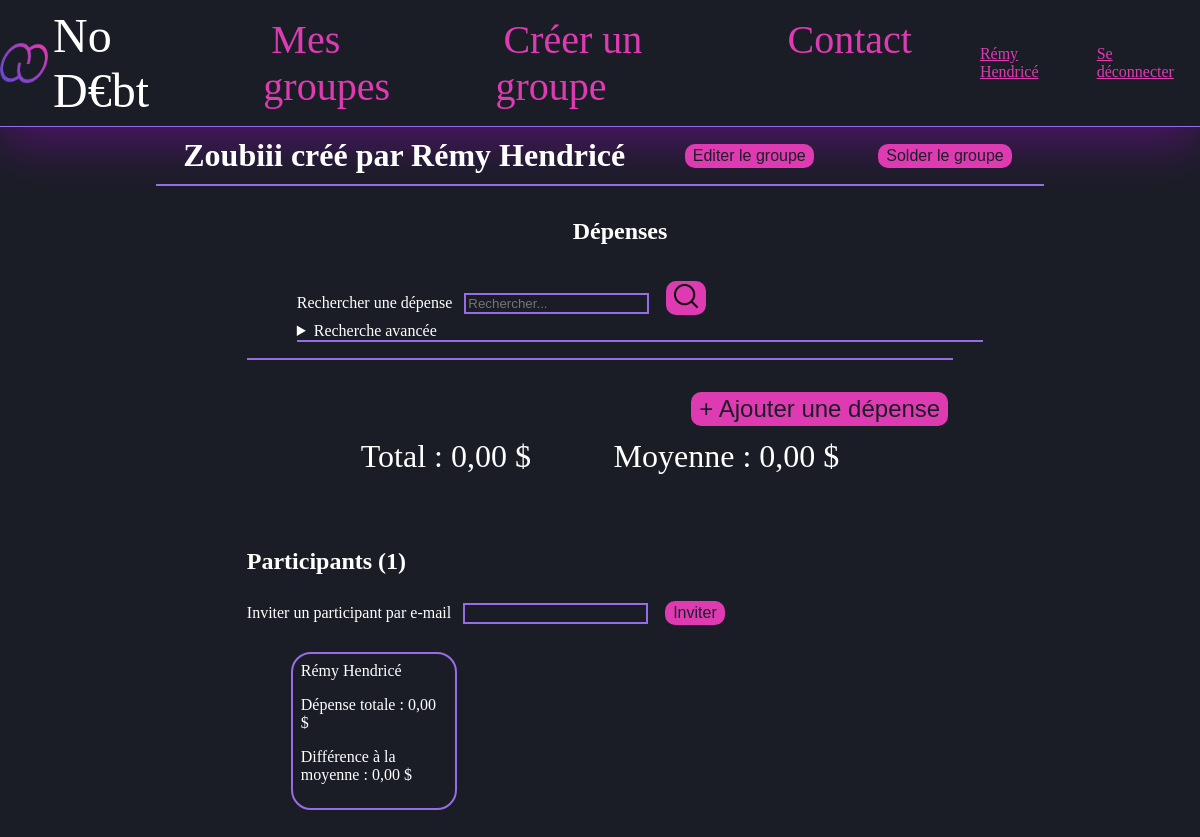
Screenshot of /group.php?gid=5 (signed in) with the database file from the repository.
### tables this page shows
CREATE TABLE `nodebt_utilisateur` (
  `uid` int(11) NOT NULL,
  `email` varchar(254) NOT NULL,
  `lastname` varchar(50) NOT NULL,
  `firstname` varchar(50) NOT NULL,
  `hashpass` varchar(128) NOT NULL,
  `isActive` tinyint(1) NOT NULL DEFAULT '1'
);

CREATE TABLE `nodebt_groupe` (
  `gid` int(11) NOT NULL,
  `nom` varchar(50) NOT NULL,
  `devise` varchar(5) NOT NULL,
  `own_uid` int(11) NOT NULL
);

### php/repository/UserRepository.php (called while the page is built, shortened)
<?php
class UserRepository
{
    public function getUserInfo($uid, &$message = ''){
        $user = null;
        try{
            $bd = DBLink::connectToDb();
            $stmt = $bd->prepare ("SELECT uid, email, firstname, lastname FROM ". self::TABLE_NAME
                ." WHERE uid = :uid");
            $stmt->bindValue(':uid', $uid);
            if($stmt->execute()){
                $user = $stmt->fetchObject("NoDebt\User");
            }
        }catch(Exception $e){
            $message = self::DB_ERROR_MESSAGE;
        }
        return $user;
    }
}

### inc/session.inc.php (called while the page is built, shortened)
<?php
require_once 'php/repository/ParticipationRepository.php';
require_once 'php/repository/UserRepository.php';
if (isset($_SESSION['userId'])){
    $ses_uid = $_SESSION['userId'];
    $userRepo = new UserRepository();
    $user = $userRepo->getUserInfo($ses_uid);
    $ses_firstName = $user->firstname;
    $ses_lastName = $user->lastname;
} else {
    $path = $_SERVER['PHP_SELF'];
    $file = basename ($path);
    if ($file !== 'index.php' && $file !== 'contact.php' && $file !== 'signup.php'
    && $file !== 'fogottenPassword.php' && $file !== 'sources.php') header('location: index.php');
}
?>

### php/repository/GroupRepository.php (called while the page is built, shortened)
<?php
require_once 'ParticipationRepository.php';
require_once 'php/domain/Group.php';
class GroupRepository
{
    public function getGeneralInfo($gid, &$message = ''){
        $group = null;
        try{
            $db = DBLink::connectToDb();
            $stmt = $db->prepare("SELECT gr.gid, gr.nom  AS name, gr.devise AS currency,
                CONCAT(owner.firstname,' ', owner.lastname)
                AS owner_name, IFNULL(SUM(dep.montant),0) AS total
                FROM nodebt_groupe gr
                JOIN nodebt_utilisateur owner on gr.own_uid = owner.uid
                LEFT JOIN nodebt_depense dep on dep.gid = gr.gid
                WHERE gr.gid = :gid
                GROUP BY gr.gid;");
            $stmt->bindValue(':gid', $gid);
            if($stmt->execute() && $stmt->rowCount() == 1){
                $group = $stmt->fetchObject("NoDebt\Group");
            }
        }catch(PDOException $e){
            $message = self::DB_ERROR_MESSAGE;
        }
        return $group;
    }
}

### php/domain/Group.php (called while the page is built, shortened)
<?php
require 'php/utils/CurrencyFormatter.php';
class Group
{
    public $currency;
    public $total;
    public function formatAmount($amount){
        $fmt = new CurrencyFormatter();
        return $fmt->formatCurrency($amount, $this->currency);
    }
    public function formatTotal(){
        return $this->formatAmount($this->total);
    }
}

### php/utils/CurrencyFormatter.php (called while the page is built, shortened)
<?php
class CurrencyFormatter
{
    public function formatCurrency($amount, $currency){
        $amount = floatval($amount);
        $symbol = $this->getCurrencySymbol($currency);
        return number_format($amount, 2, ',', ' ') . ' ' . utf8_encode($symbol);
    }
    public function getCurrencySymbol($currencyCode){
        switch ($currencyCode){
            case 'USD': return '&dollar;';
        }
    }
}

### php/repository/ParticipationRepository.php (called while the page is built, shortened)
<?php
class ParticipationRepository
{
    public function getParticipantsTotals($gid, &$message=''){
        $expenses = array();
        try{
            $db = DBLink::connectToDb();
            $stmt = $db->prepare("SELECT CONCAT(us.firstname,' ',us.lastname) AS name, IFNULL(SUM(exp.montant),0) AS total"
                ." FROM ". self::TABLE_NAME ." par"
                ." JOIN ". UserRepository::TABLE_NAME ." us ON us.uid = par.uid"
                ." LEFT JOIN ". ExpenseRepository::TABLE_NAME ." exp ON exp.uid = par.uid AND exp.gid = par.gid"
                ." WHERE par.gid = :gid AND par.estConfirme = TRUE"
                ." GROUP BY par.gid, par.uid");
            $stmt->bindValue(':gid',$gid);
            if($stmt->execute() && $stmt->rowCount() > 0){
                $expenses = $stmt->fetchAll(PDO::FETCH_CLASS,"NoDebt\Participant");
            }
        }catch(PDOException $e){
            $message = self::DB_ERROR_MESSAGE;
        }
        return $expenses;
    }
}

### group.php (the view, shortened to what this page needs)
<?php
include('inc/session.inc.php');
?>
<?php
require_once 'php/repository/GroupRepository.php';
require_once 'php/repository/UserRepository.php';
require_once 'php/repository/ParticipationRepository.php';
if(isset($_GET['gid']) || isset($_COOKIE['gid'])){
    $gid = isset($_GET['gid']) ? intval($_GET['gid']) : intval($_COOKIE['gid']);
    $actionSelf = htmlspecialchars($_SERVER['PHP_SELF']);
    $groupRepo = new GroupRepository();
    $participRepo = new ParticipationRepository();
    $group = $groupRepo->getGeneralInfo($gid);
    $participants = $participRepo->getParticipantsTotals($gid);
    $averageExp = count($participants) != 0 ? $group->total / count($participants) : $group->total;
}
?>
<!DOCTYPE html>
<html lang="fr">
<head>
    <link rel="stylesheet" href="css/style.css">
</head>
<body>
    <?php
    include("inc/header.inc.php");
    ?>
    <main>
        <header>
            <h1><?php echo "$group->name créé par $group->owner_name"?></h1>
            <form action="groupEdit.php" method="post">
                <button type="submit" name="editBtn" id="editBtn">Editer le groupe</button>
            </form>
            <form action="group01Settling.php" method="post">
                <button type="submit" name="settleBtn" id="settleBtn">Solder le groupe</button>
            </form>
        </header>
        <section class="groupView">
            <header class="expenses">
                <h2>Dépenses</h2>
                <ul class="search">
                    <li>
                        <form name="simple-search-expense" class="search">
                            <label for="search">Rechercher une dépense </label>
                            <input type="text" id="search" name="search" placeholder="Rechercher..."/>
                            <button type="submit" name="searchBtn"><img class="iconx24" src="images/search.png" alt="Rechercher"/></button>
                        </form>
                    </li>
                    <li>
                        <details>
                            <summary>Recherche avancée</summary>
                        </details>
                    </li>
                </ul>
            </header>
            <form class="addButton" method="post" action="expenseAdd.php">
                <button class="biggerBtn" type="submit" name="addExpenseBtn" id="addExpenseBtn">+ Ajouter une dépense</button>
            </form>
            <section class="expenses-total">
                <p>Total : <?php echo $group->formatTotal() ?></p>
                <p>Moyenne : <?php echo $group->formatAmount($averageExp)?></p>
            </section>
        </section>
        <section class="participants">
            <h2>Participants (<?php echo count($participants)?>)</h2>
            <form name="invite-participant" method="post" action="<?php echo $actionSelf?>">
                <label for="inviteEmail">Inviter un participant par e-mail</label>
                <input type="email" name="inviteEmail" id="inviteEmail" value="<?php if(isset($inviteEmail)) echo $inviteEmail ?>"/>
                <button type="submit" name="inviteBtn" id="inviteBtn">Inviter</button>
            </form>
            <ul class="participants-list">
                <?php
                foreach ($participants as $participant){
                    include('inc/participantTemplate.php');
                }
                ?>
            </ul>
        </section>
    </main>
</body>
</html>

### inc/header.inc.php (shortened to what this page needs)
<?php if(isset($ses_uid)) : ?>
<header class="nav-header">
    <a href="myGroups.php" class="nodebt"><img id="logo" src="images/icon.png" alt="logo"/>No D€bt</a>
    <nav class="website-nav">
        <ul class="nav-links">
            <li><a href="myGroups.php">Mes groupes</a></li>
            <li><a href="createGroup.php">Créer un groupe</a></li>
            <li><a href="contact.php">Contact</a></li>
        </ul>
    </nav>
    <nav class="profile-nav">
        <ul class="nav-links">
            <li><a href="editProfile.php"><?php echo isset($ses_lastName) && isset ($ses_firstName) ? $ses_firstName.' '.$ses_lastName : 'Profil' ?></a></li>
            <li><a href="disconnect.php">Se déconnecter</a></li>
        </ul>
    </nav>
</header>
<?php endif ?>

### css/style.css (style rules this page uses)
body { font-family: OpenDyslexic; color: #ffffff; background-color: #1b1d26; margin: 0; }
.nodebt { display: flex; align-items: center; color: #ffffff; font-size: 3rem; font-family: BebasNeue-Regular; text-decoration: none; }
#logo { height: 1em; margin-right: 5px; }
main { margin-left: 3%; margin-right: 3%; padding-left: 10%; padding-right: 10%; display: flex; flex-direction: column; flex-wrap: wrap; }
input, select, textarea { border: 2px solid rgb(151, 109, 230); background-color: #1b1d26; color: #fa8fdc; transition: all 0.4s ease 0s; margin: 8px; }
a { color: #DE3BB2; transition: all 0.4s ease 0s; }
h1 { margin: 10px 0 10px 0; }
summary { border-bottom: 2px solid rgb(151, 109, 230); }
header { height: 20%; width: 100%; margin: 0; border-bottom: 2px solid rgb(151, 109, 230); display: flex; flex-direction: row; justify-content: space-around; align-items: center; }
header.nav-header { height: 20%; width: 100%; margin: 0; border-bottom: 1px solid rgb(151, 109, 230); display: flex; flex-direction: row; justify-content: center; align-items: center; }
body > header { border: none; margin: 0; box-shadow: 0 15px 50px 0 rgba(190, 0, 255, 0.33); }
main section { padding: 2px; margin: 10px 10% 0 10%; }
.groupView > header { display: flex; flex-direction: column; flex-wrap: wrap; }
button { border: 2px solid #DE3BB2; font-size: 1em; border-radius: 10px; margin-left: 5px; margin-right: 5px; color: #1b1d26; background-color: #DE3BB2; transition: all 0.3s ease 0s; }
nav.website-nav { display: flex; flex-direction: column-reverse; }
nav.website-nav a { text-decoration: none; font-family: BebasNeue-Regular; font-size: 2.5rem; transition: all 0.25s ease 0s; margin: 8px; }
ul.nav-links { display: flex; flex-direction: row; justify-content: space-between; justify-items: center; }
ul.search { width: 100%; display: flex; flex-direction: column; }
li { margin: 0 10px 0 10px; list-style-type: none; }
.participants-list { display: flex; flex-direction: row; justify-content: flex-start; flex-wrap: wrap; list-style-type: none; }
.expenses-total { display: flex; justify-content: space-around; align-content: space-between; font-size: 2em; }
.expenses-total p { margin: 0; }
.iconx24 { height: 24px; }
.addButton { display: flex; flex-direction: row-reverse; }
.biggerBtn { font-size: 1.5em; }

### rows the page displays
nodebt_utilisateur: firstname "Rémy", lastname "Hendricé"
nodebt_groupe: nom "Zoubiii"

### other values shown
$group->owner_name "Rémy Hendricé"
$group->formatTotal() "0,00 $"
$group->formatAmount($averageExp) "0,00 $"
count($participants) "1"
$name "Rémy Hendricé"
$totalString "0,00 $"
$diffString "0,00 $"
